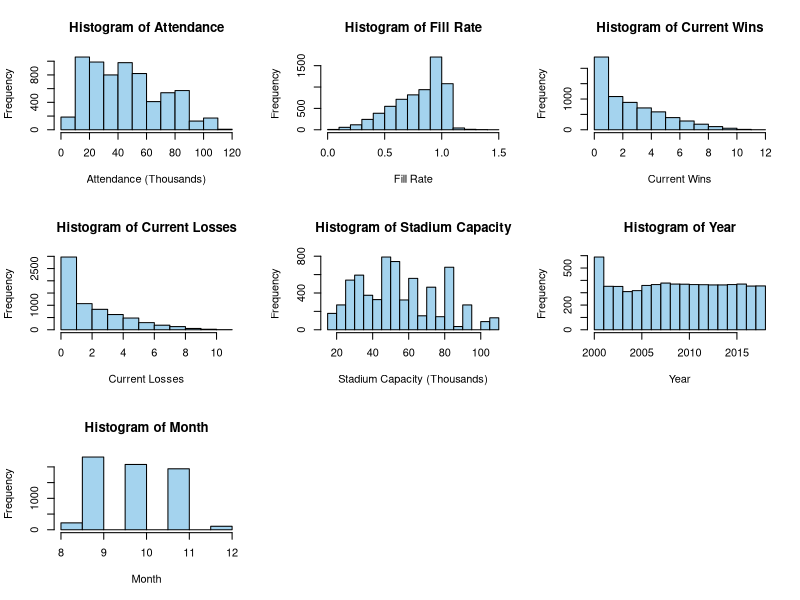
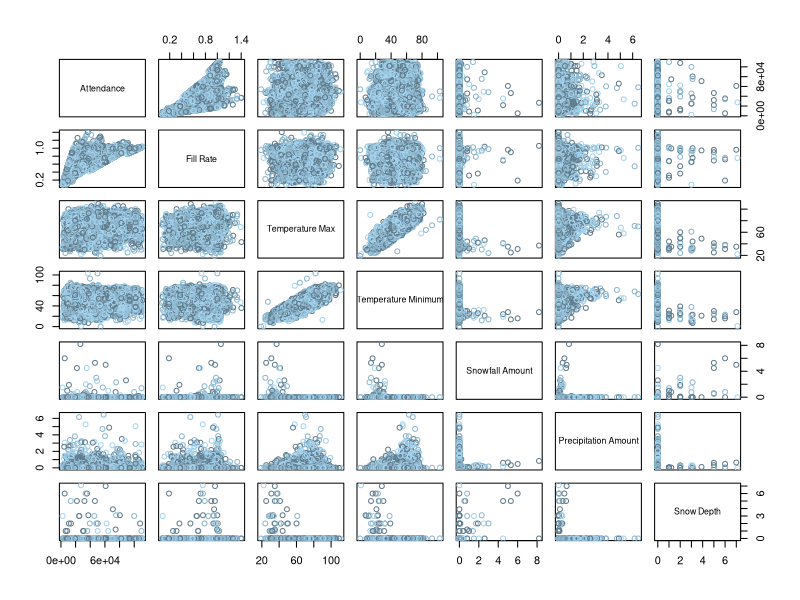
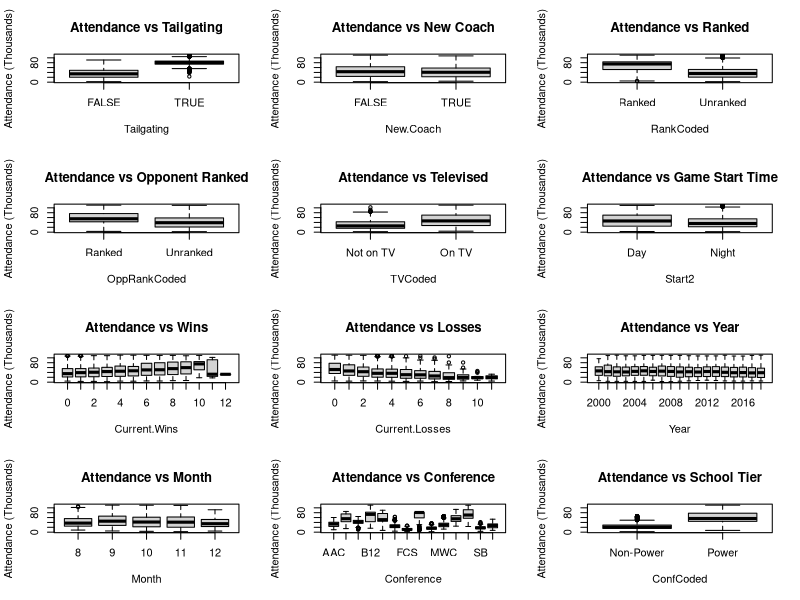
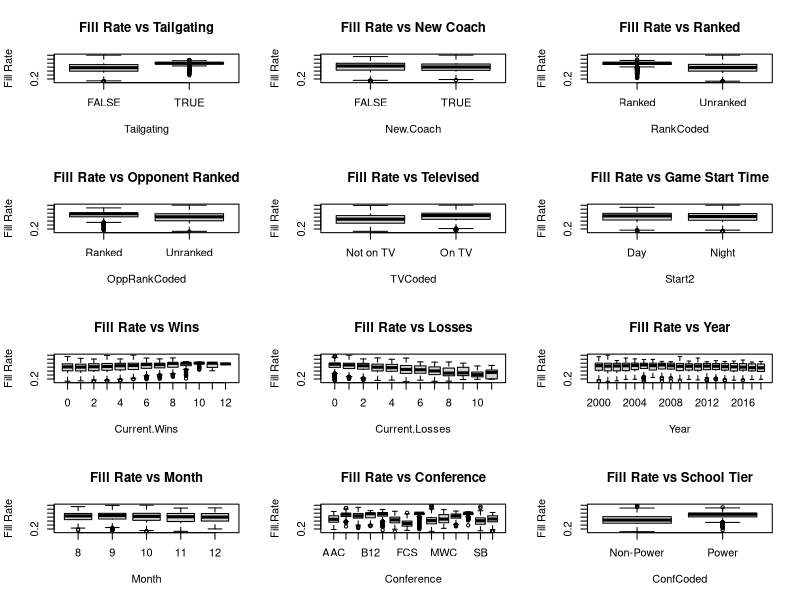
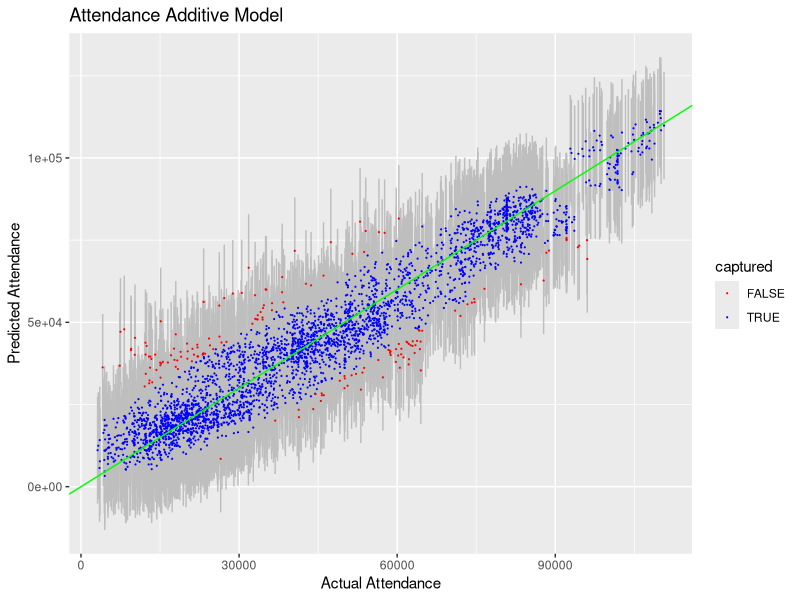
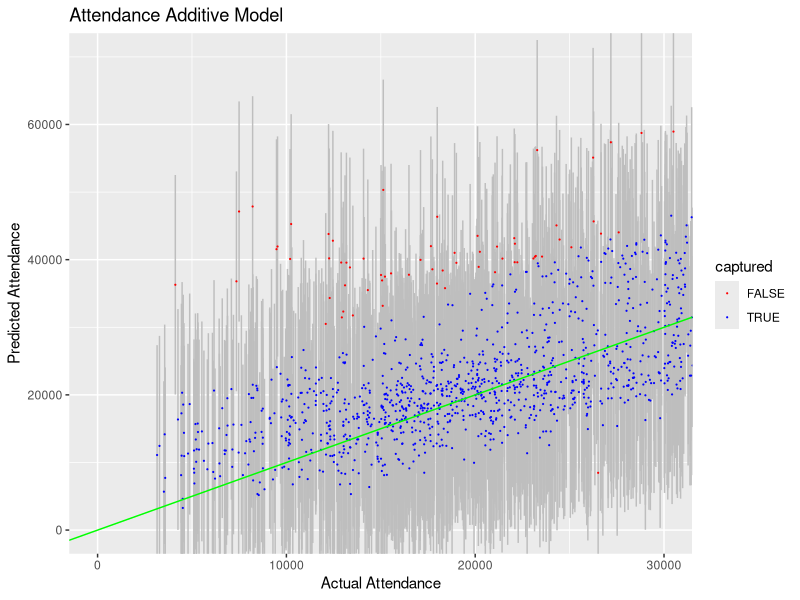
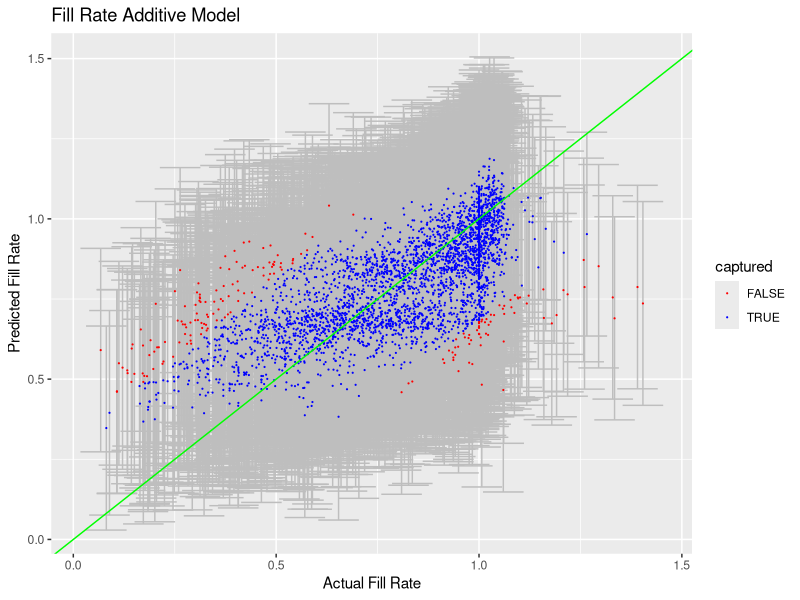
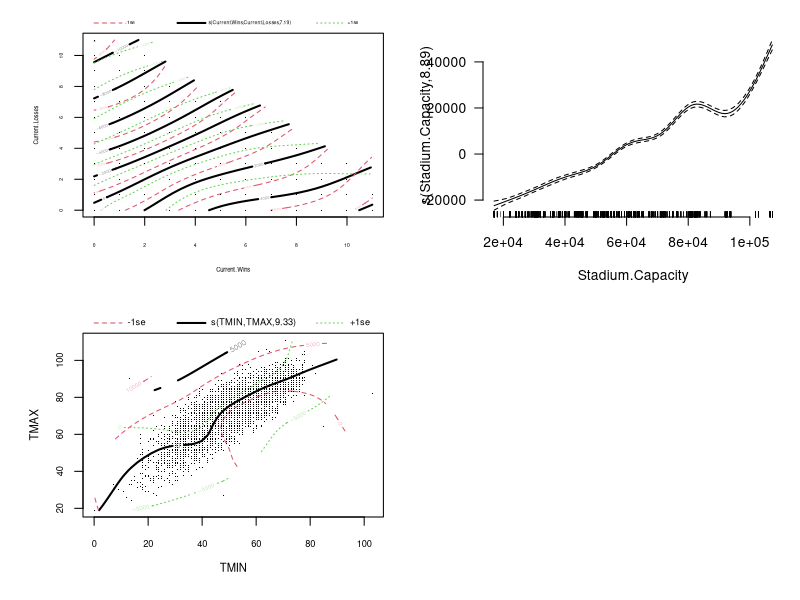

R code for these plots, in order:
## ---- chunk 1
# General set-up for the report.
# I find this useful, but you may improve upon, ignore, or remove
#  (possibly at your own peril).
# Tasks accomplished:
# Don't print out code
# Save results so that code blocks aren't re-run unless code
# changes (cache), _or_ a relevant earlier code block changed (autodep),
# don't clutter R output with messages or warnings (message, warning)
library(MASS)
library(knitr)
library(tidyverse)
library(dplyr)
library(ggthemes)
library(gridExtra)
library(ggplot2)
library(GGally)
opts_chunk$set(echo=FALSE,
               cache=TRUE, autodep=TRUE,
               message=FALSE, warning=FALSE)
# Turn off meaningless clutter in summary() output
options(show.signif.stars=FALSE)
## ---- chunk 2
attendance.data = read.csv("CFBeattendance.csv")
## ---- chunk 3
attendance.data = attendance.data[-c(5436,5443,5450,5457, 4522, 4524, 4526, 4528, 4530, 4532),]
## ---- chunk 4
attendance.data[4424, 24] = 12

attendance.data$Conference[which(attendance.data$Team=="Oregon State")] = "Pac-12"

attendance.data$Conference[which(attendance.data$Team=="USC")] = "Pac-12"

rutgers = attendance.data[which(attendance.data$Team=="Rutgers"),]
yr = 2000
while(yr<2013){
        rutgers$Conference[which(rutgers$Year==yr)] = "Big East"
        yr = yr+1
}
attendance.data$Conference[which(attendance.data$Team=="Rutgers")] = rutgers$Conference

boston_college = attendance.data[which(attendance.data$Team=="Boston College"),]
yr = 2000
while(yr<2005){
        boston_college$Conference[which(boston_college$Year==yr)] = "Big East"
        yr = yr+1
}
attendance.data$Conference[which(attendance.data$Team=="Boston College")] = boston_college$Conference

smu = attendance.data[which(attendance.data$Team=="SMU"),]
yr = 2005
while(yr<2013){
        smu$Conference[which(smu$Year==yr)] = "CUSA"
        yr = yr+1
}
attendance.data$Conference[which(attendance.data$Team=="SMU")] = smu$Conference

south_alabama = attendance.data[which(attendance.data$Team=="South Alabama"),]
yr = 2013
while(yr<2019){
        south_alabama$Conference[which(south_alabama$Year==yr)] = "Sun Belt"
        yr = yr+1
}
attendance.data$Conference[which(attendance.data$Team=="South Alabama")] = south_alabama$Conference

west_virginia = attendance.data[which(attendance.data$Team=="West Virginia"),]
yr = 2000
while(yr<2012){
        west_virginia$Conference[which(west_virginia$Year==yr)] = "Big East"
        yr = yr+1
}
attendance.data$Conference[which(attendance.data$Team=="West Virginia")] = west_virginia$Conference

memphis = attendance.data[which(attendance.data$Team=="Memphis"),]
memphis$Conference[which(memphis$Year==2013)] = "AAC"
attendance.data$Conference[which(attendance.data$Team=="Memphis")] = memphis$Conference

mid_tennessee = attendance.data[which(attendance.data$Team=="Middle Tennessee"),]
mid_tennessee$Conference[which(mid_tennessee$Year==2001)] = "Sun Belt"
attendance.data$Conference[which(attendance.data$Team=="Middle Tennessee")] = mid_tennessee$Conference

byu = attendance.data[which(attendance.data$Team=="BYU"),]
byu$Conference[which(byu$Year==2011)] = "Independent"
attendance.data$Conference[which(attendance.data$Team=="BYU")] = byu$Conference

fiu = attendance.data[which(attendance.data$Team=="FIU"),]
yr = 2002
while(yr<2005){
        fiu$Conference[which(fiu$Year==yr)] = "FCS"
        yr = yr+1
}
attendance.data$Conference[which(attendance.data$Team=="FIU")] = fiu$Conference

georgia_st = attendance.data[which(attendance.data$Team=="Georgia State"),]
yr = 2011
while(yr<2013){
        georgia_st$Conference[which(georgia_st$Year==yr)] = "FCS"
        yr = yr+1
}
attendance.data$Conference[which(attendance.data$Team=="Georgia State")] = georgia_st$Conference
## ---- chunk 5
attendance.data$RankCoded = double(length=nrow(attendance.data))
attendance.data$OppRankCoded = double(length=nrow(attendance.data))
attendance.data$TVCoded = double(length=nrow(attendance.data))
newtime = str_split(attendance.data$Time, ":")
attendance.data$Hour = double(length=nrow(attendance.data))
attendance.data$Start = double(length=nrow(attendance.data))
attendance.data$Start2 = double(length=nrow(attendance.data))
attendance.data$ConfCoded = double(length=nrow(attendance.data))

for (i in 1:nrow(attendance.data)){
  if (attendance.data$Rank[i]=='NR')attendance.data$RankCoded[i] = 'Unranked'
  else attendance.data$RankCoded[i] = 'Ranked'
  if (attendance.data$Opponent_Rank[i]=='NR')attendance.data$OppRankCoded[i] = 'Unranked'
  else attendance.data$OppRankCoded[i] = 'Ranked'
  if (attendance.data$TV[i]=='Not on TV')attendance.data$TVCoded[i] = 'Not on TV'
  else attendance.data$TVCoded[i] = 'On TV'
  attendance.data$Hour[i] = as.numeric(newtime[[i]][1])
  if (attendance.data$Hour[i] %in% c(10,11,12,13,14,15,16))attendance.data$Start[i] = 'Day'
  else attendance.data$Start[i] = 'Night'
  if (attendance.data$Hour[i] %in% c(10,11,12,13,14,15,16,17))attendance.data$Start2[i] = 'Day'
  else attendance.data$Start2[i] = 'Night'
  if ((attendance.data$Conference[i] %in% c('ACC','Big-10','Big-12','Big East','Pac-12','SEC'))||attendance.data$Team[i]=='Notre Dame')attendance.data$ConfCoded[i] = 'Power'
  else attendance.data$ConfCoded[i] = 'Non-Power'
}
attendance.data$RankCoded = as.factor(attendance.data$RankCoded)
attendance.data$OppRankCoded = as.factor(attendance.data$OppRankCoded)
attendance.data$TVCoded = as.factor(attendance.data$TVCoded)
attendance.data$Start = as.factor(attendance.data$Start)
attendance.data$Start2 = as.factor(attendance.data$Start2)
attendance.data$ConfCoded = as.factor(attendance.data$ConfCoded)
## ---- chunk 6
quan.att = quantile(attendance.data$Attendance, c(0.25, 0.5, 0.75), type = 1, na.rm = TRUE)
quan.fill = quantile(attendance.data$Fill.Rate, c(0.25, 0.5, 0.75), type = 1, na.rm = TRUE)
quan.cap = quantile(attendance.data$Stadium.Capacity, c(0.25, 0.5, 0.75), type = 1, na.rm = TRUE)
quan.att
quan.cap
quan.fill
## ---- chunk 7
par(mfrow = c(3,3))
hist(attendance.data$Attendance/1000, main = "Histogram of Attendance",
     xlab = "Attendance (Thousands)", col = "lightskyblue2")
hist(attendance.data$Fill.Rate, main = "Histogram of Fill Rate",
     xlab = "Fill Rate", col = "lightskyblue2")
hist(attendance.data$Current.Wins, main = "Histogram of Current Wins",
     xlab = "Current Wins", col = "lightskyblue2")
hist(attendance.data$Current.Losses, main = "Histogram of Current Losses",
     xlab = "Current Losses", col = "lightskyblue2")
hist(attendance.data$Stadium.Capacity/1000,
     main = "Histogram of Stadium Capacity",
     xlab = "Stadium Capacity (Thousands)", col = "lightskyblue2")
hist(attendance.data$Year, main = "Histogram of Year", xlab = "Year", col = "lightskyblue2")
hist(attendance.data$Month, main = "Histogram of Month", xlab = "Month", col = "lightskyblue2")
## ---- chunk 8
pairs(Attendance~Fill.Rate+TMAX+TMIN+SNOW+PRCP+SNWD, data=attendance.data, col = c("lightskyblue4","lightskyblue3", "lightskyblue2"), labels = c("Attendance", "Fill Rate", "Temperature Max", "Temperature Minimum", "Snowfall Amount", "Precipitation Amount", "Snow Depth"))
## ---- chunk 9
par(mfrow = c(4,3))
boxplot(Attendance/1000~Tailgating,data=attendance.data,
        ylab = "Attendance (Thousands)", main = "Attendance vs Tailgating")
boxplot(Attendance/1000~New.Coach,data=attendance.data,
        ylab = "Attendance (Thousands)", main = "Attendance vs New Coach")
boxplot(Attendance/1000~RankCoded,data=attendance.data,
        ylab = "Attendance (Thousands)", main = "Attendance vs Ranked")
boxplot(Attendance/1000~OppRankCoded,data=attendance.data,
        ylab = "Attendance (Thousands)",
        main = "Attendance vs Opponent Ranked")
boxplot(Attendance/1000~TVCoded,data=attendance.data,
        ylab = "Attendance (Thousands)", main = "Attendance vs Televised")
boxplot(Attendance/1000~Start2,data=attendance.data,
        ylab = "Attendance (Thousands)",
        main = "Attendance vs Game Start Time")
boxplot(Attendance/1000~Current.Wins,data=attendance.data,
        ylab = "Attendance (Thousands)", main = "Attendance vs Wins")
boxplot(Attendance/1000~Current.Losses,data=attendance.data,
        ylab = "Attendance (Thousands)", main = "Attendance vs Losses")
boxplot(Attendance/1000~Year, data=attendance.data,
        ylab = "Attendance (Thousands)", main = "Attendance vs Year")
boxplot(Attendance/1000~Month,data=attendance.data,
        ylab = "Attendance (Thousands)", main = "Attendance vs Month")
boxplot(Attendance/1000~Conference, data=attendance.data,
        ylab = "Attendance (Thousands)", main = "Attendance vs Conference",
        names = c("AAC","ACC","B10","B12","BE","CUSA","FCS",
                  "Ind.","MAC","MWC","P12","SEC", "SB","WAC"))
boxplot(Attendance/1000~ConfCoded,data=attendance.data,
        ylab = "Attendance (Thousands)", main = "Attendance vs School Tier")
## ---- chunk 10
par(mfrow = c(4,3))
boxplot(Fill.Rate~Tailgating,data=attendance.data, ylab = "Fill Rate",
        main = "Fill Rate vs Tailgating")
boxplot(Fill.Rate~New.Coach,data=attendance.data, ylab = "Fill Rate",
        main = "Fill Rate vs New Coach")
boxplot(Fill.Rate~RankCoded,data=attendance.data, ylab = "Fill Rate",
        main = "Fill Rate vs Ranked")
boxplot(Fill.Rate~OppRankCoded,data=attendance.data, ylab = "Fill Rate",
        main = "Fill Rate vs Opponent Ranked")
boxplot(Fill.Rate~TVCoded,data=attendance.data, ylab = "Fill Rate",
        main = "Fill Rate vs Televised")
boxplot(Fill.Rate~Start2,data=attendance.data, ylab = "Fill Rate",
        main = "Fill Rate vs Game Start Time")
boxplot(Fill.Rate~Current.Wins,data=attendance.data, ylab = "Fill Rate",
        main = "Fill Rate vs Wins")
boxplot(Fill.Rate~Current.Losses,data=attendance.data, ylab = "Fill Rate",
        main = "Fill Rate vs Losses")
boxplot(Fill.Rate~Year, data=attendance.data, ylab = "Fill Rate",
        main = "Fill Rate vs Year")
boxplot(Fill.Rate~Month,data=attendance.data, ylab = "Fill Rate",
        main = "Fill Rate vs Month")
boxplot(Fill.Rate~Conference, data=attendance.data,
        main = "Fill Rate vs Conference",
        names = c("AAC","ACC","B10","B12","BE","CUSA","FCS",
                  "Ind.","MAC","MWC","P12","SEC", "SB","WAC"))
boxplot(Fill.Rate~ConfCoded,data=attendance.data, ylab = "Fill Rate",
        main = "Fill Rate vs School Tier")
## ---- chunk 11
n = nrow(attendance.data)
select.rows <- sample(1:n, replace=FALSE, size=floor(n/2))
select.set <- attendance.data[select.rows,]
inference.set <- attendance.data[-select.rows,]
## ---- chunk 12
library(mgcv)
att.gam = gam(Attendance~s(Current.Wins,Current.Losses)+s(Stadium.Capacity)+New.Coach+Tailgating, data=select.set)
att.gam2 = gam(Attendance~s(Current.Wins,Current.Losses)+s(Stadium.Capacity)+Tailgating, data=select.set)
att.gam3 = gam(Attendance~s(Current.Wins,Current.Losses)+s(Stadium.Capacity)+Tailgating+s(TMIN,TMAX), data=select.set)
att.gam4 = gam(Attendance~s(Current.Wins,Current.Losses)+s(Stadium.Capacity)+Tailgating+s(TMIN,TMAX)+RankCoded+OppRankCoded, data=select.set)
att.gam5 = gam(Attendance~s(Current.Wins,Current.Losses)+s(Stadium.Capacity)+Tailgating+s(TMIN,TMAX)+RankCoded+OppRankCoded+Start, data=select.set)
att.gam6 = gam(Attendance~s(Current.Wins,Current.Losses)+s(Stadium.Capacity)+Tailgating+s(TMIN,TMAX)+RankCoded+OppRankCoded+Start2, data=select.set)
att.gam7 = gam(Attendance~s(Current.Wins,Current.Losses)+s(Stadium.Capacity)+Tailgating+s(TMIN,TMAX)+RankCoded+OppRankCoded+ConfCoded, data=select.set)
## ---- chunk 13
mdl_rmse <- function(mdl){
  rmse = sqrt(mean(residuals(mdl)^2))
  return(rmse)
}

att.rmses = double(7)
att.rmses[1] = mdl_rmse(att.gam)
att.rmses[2] = mdl_rmse(att.gam2)
att.rmses[3] = mdl_rmse(att.gam3)
att.rmses[4] = mdl_rmse(att.gam4)
att.rmses[5] = mdl_rmse(att.gam5)
att.rmses[6] = mdl_rmse(att.gam6)
att.rmses[7] = mdl_rmse(att.gam7)
best.att = which.min(att.rmses)
## ---- chunk 14
fill.gam = gam(Fill.Rate~s(Current.Wins,Current.Losses)+s(Stadium.Capacity)+New.Coach+Tailgating, data=select.set)
fill.gam2 = gam(Fill.Rate~s(Current.Wins,Current.Losses)+s(Stadium.Capacity)+Tailgating, data=select.set)
fill.gam3 = gam(Fill.Rate~s(Current.Wins,Current.Losses)+s(Stadium.Capacity)+Tailgating+s(TMIN,TMAX), data=select.set)
fill.gam4 = gam(Fill.Rate~s(Current.Wins,Current.Losses)+s(Stadium.Capacity)+Tailgating+s(TMIN,TMAX)+RankCoded+OppRankCoded, data=select.set)
fill.gam5 = gam(Fill.Rate~s(Current.Wins,Current.Losses)+s(Stadium.Capacity)+Tailgating+s(TMIN,TMAX)+RankCoded+OppRankCoded+Start, data=select.set)
fill.gam6 = gam(Fill.Rate~s(Current.Wins,Current.Losses)+s(Stadium.Capacity)+Tailgating+s(TMIN,TMAX)+RankCoded+OppRankCoded+Start2, data=select.set)
fill.gam7 = gam(Fill.Rate~s(Current.Wins,Current.Losses)+s(Stadium.Capacity)+Tailgating+s(TMIN,TMAX)+RankCoded+OppRankCoded+Start2+ConfCoded, data=select.set)
## ---- chunk 15
fill.rmses = double(7)
fill.rmses[1] = mdl_rmse(fill.gam)
fill.rmses[2] = mdl_rmse(fill.gam2)
fill.rmses[3] = mdl_rmse(fill.gam3)
fill.rmses[4] = mdl_rmse(fill.gam4)
fill.rmses[5] = mdl_rmse(fill.gam5)
fill.rmses[6] = mdl_rmse(fill.gam6)
fill.rmses[7] = mdl_rmse(fill.gam7)
best.fill = which.min(fill.rmses)
## ---- chunk 16
preds.gam.all = predict(att.gam7, newdata=inference.set, se.fit=TRUE) # no interval here
preds.gam = data.frame(
  obs.value = inference.set$Attendance, 
  fit = preds.gam.all$fit,
  fit.se = preds.gam.all$se.fit)
sigma.gam = sqrt(att.gam7$sig2) # annoyingly in a different place
preds.gam = preds.gam %>% mutate(
  lwr = fit - 2*sqrt(fit.se^2 + sigma.gam^2), 
  upr = fit + 2*sqrt(fit.se^2 + sigma.gam^2), 
  captured = (obs.value <= upr) & (obs.value >= lwr)
  )
mean(preds.gam$captured)# percentage of actual observations inside the CI
round(median(preds.gam.all$se.fit),3) # median size of the pred SEs (log scale)
## ---- chunk 17
pgam <- preds.gam %>%
  ggplot(aes(x=obs.value,y=fit,color=captured)) + 
  geom_errorbar(aes(ymin=lwr, ymax=upr), width=.1,color='grey') + 
  geom_point(size=.1) + geom_abline(slope=1, intercept = 0, color='green') + 
  scale_color_manual(values=c('red','blue')) +
  xlab('Actual Attendance') + ylab('Predicted Attendance') +
  ggtitle('Attendance Additive Model')
pgam
## ---- chunk 18
pgam + coord_cartesian(xlim=c(0,3e4), ylim=c(0,7e4))
## ---- chunk 19
preds.gam.all2 = predict(fill.gam7, newdata=inference.set, se.fit=TRUE) # no interval here
preds.gam2 = data.frame(
  obs.value = inference.set$Fill.Rate, 
  fit = preds.gam.all2$fit,
  fit.se = preds.gam.all2$se.fit)
sigma.gam2 = sqrt(fill.gam7$sig2) # annoyingly in a different place
preds.gam2 = preds.gam2 %>% mutate(
  lwr = fit - 2*sqrt(fit.se^2 + sigma.gam2^2), 
  upr = fit + 2*sqrt(fit.se^2 + sigma.gam2^2), 
  captured = (obs.value <= upr) & (obs.value >= lwr)
  )
mean(preds.gam2$captured)# percentage of actual observations inside the CI
round(median(preds.gam.all2$se.fit),3) # median size of the pred SEs (log scale)
## ---- chunk 20
pgam2 <- preds.gam2 %>%
  ggplot(aes(x=obs.value,y=fit,color=captured)) + 
  geom_errorbar(aes(ymin=lwr, ymax=upr), width=.1,color='grey') + 
  geom_point(size=.1) + geom_abline(slope=1, intercept=0, color='green') + 
  scale_color_manual(values=c('red','blue')) +
  xlab('Actual Fill Rate') + ylab('Predicted Fill Rate') +
  ggtitle('Fill Rate Additive Model')
pgam2
## ---- chunk 21
final.att.mdl = att.gam7
final.fill.mdl = fill.gam7

att.coef = coefficients(final.att.mdl)[c(1:5)]
fill.coef = coefficients(final.fill.mdl)[c(1:6)]
knitr::kable(att.coef)
## ---- chunk 22
plot(final.att.mdl, pages = 1, scale=0, shade=TRUE, se=2, bty='n', las=1)
## ---- chunk 23
knitr::kable(fill.coef)
## ---- chunk 24
plot(final.fill.mdl, pages = 1, scale=0, shade=TRUE, se=2, bty='n', las=1)
